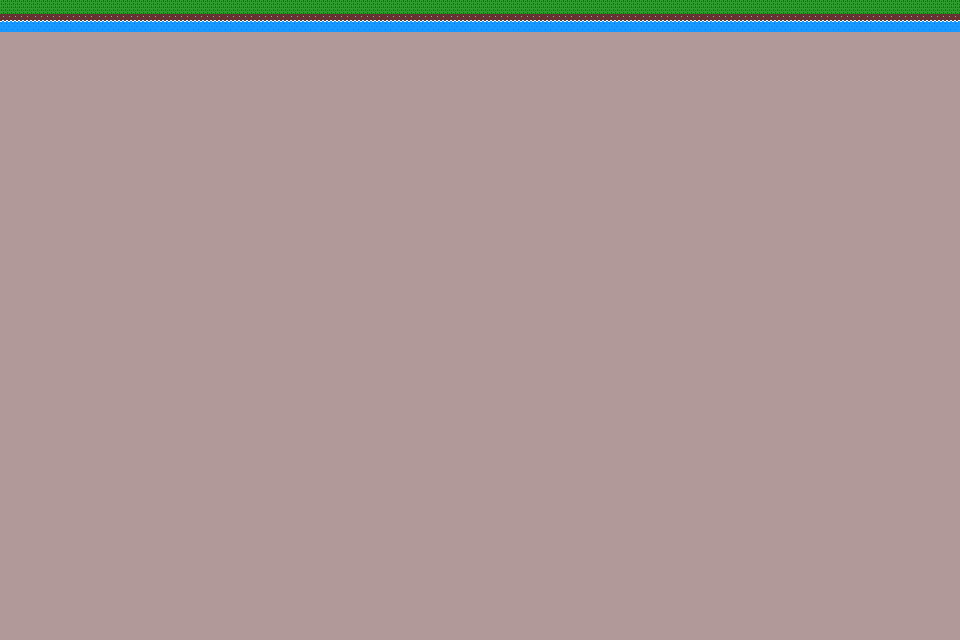

The image is a tile-based game level rendered from a .tmx file. Its description and complete source (layers, tilesets, objects, tile grids) follow:
An orthogonal 30x20 tile map with 32x32 px tiles, 1 tile layer (Tile Layer 1), 2 tilesets and 10 objects.

<map version="1.8" tiledversion="1.8.4" orientation="orthogonal" renderorder="right-down" width="30" height="20" tilewidth="32" tileheight="32" infinite="0" nextlayerid="6" nextobjectid="12">
 <editorsettings>
  <export target="landscapeMode.lua" format="lua" />
 </editorsettings>
 <tileset firstgid="1" name="landscapeMode-background" tilewidth="32" tileheight="32" tilecount="150" columns="10">
  <image source="landscapeMode-background.png" width="320" height="480" />
  <tile id="0">
   <objectgroup draworder="index" id="2">
    <object id="1" x="8.86762" y="14.992">
     <polygon points="0,0 5.99681,-7.01754 13.0144,-2.23285 10.5901,11.4833 0.510367,10.0797" />
    </object>
   </objectgroup>
  </tile>
 </tileset>
 <tileset firstgid="151" name="numbers" tilewidth="32" tileheight="32" tilecount="60" columns="60">
  <image source="numbers.png" width="1920" height="32" />
 </tileset>
 <layer id="1" name="Tile Layer 1" width="30" height="20">
  <data encoding="csv">
1,1,1,1,1,1,1,1,1,1,1,1,1,1,1,1,1,1,1,1,1,1,1,1,1,1,1,1,1,1,
3,3,3,3,3,3,3,3,3,3,3,3,3,3,3,3,3,3,3,3,3,3,3,3,3,3,3,3,3,3,
3,3,3,3,3,3,3,3,3,3,3,3,3,3,3,3,3,3,3,3,3,3,3,3,3,3,3,3,3,3,
3,3,3,3,3,3,3,3,3,3,3,3,3,3,3,3,3,3,3,3,3,3,3,3,3,3,3,3,3,3,
3,3,3,3,3,3,3,3,3,3,3,3,3,3,3,3,3,3,3,3,3,3,3,3,3,3,3,3,3,3,
3,3,3,3,3,3,3,3,3,3,3,3,3,3,3,3,3,3,3,3,3,3,3,3,3,3,3,3,3,3,
3,3,3,3,3,3,3,3,3,3,3,3,3,3,3,3,3,3,3,3,3,3,3,3,3,3,3,3,3,3,
3,3,3,3,3,3,3,3,3,3,3,3,3,3,3,3,3,3,3,3,3,3,3,3,3,3,3,3,3,3,
3,3,3,3,3,3,3,3,3,3,3,3,3,3,3,3,3,3,3,3,3,3,3,3,3,3,3,3,3,3,
3,3,3,3,3,3,3,3,3,3,3,3,3,3,3,3,3,3,3,3,3,3,3,3,3,3,3,3,3,3,
3,3,3,3,3,3,3,3,3,3,3,3,3,3,3,3,3,3,3,3,3,3,3,3,3,3,3,3,3,3,
3,3,3,3,3,3,3,3,3,3,3,3,3,3,3,3,3,3,3,3,3,3,3,3,3,3,3,3,3,3,
3,3,3,3,3,3,3,3,3,3,3,3,3,3,3,3,3,3,3,3,3,3,3,3,3,3,3,3,3,3,
3,3,3,3,3,3,3,3,3,3,3,3,3,3,3,3,3,3,3,3,3,3,3,3,3,3,3,3,3,3,
3,3,3,3,3,3,3,3,3,3,3,3,3,3,3,3,3,3,3,3,3,3,3,3,3,3,3,3,3,3,
3,3,3,3,3,3,3,3,3,3,3,3,3,3,3,3,3,3,3,3,3,3,3,3,3,3,3,3,3,3,
3,3,3,3,3,3,3,3,3,3,3,3,3,3,3,3,3,3,3,3,3,3,3,3,3,3,3,3,3,3,
3,3,3,3,3,3,3,3,3,3,3,3,3,3,3,3,3,3,3,3,3,3,3,3,3,3,3,3,3,3,
3,3,3,3,3,3,3,3,3,3,3,3,3,3,3,3,3,3,3,3,3,3,3,3,3,3,3,3,3,3,
3,3,3,3,3,3,3,3,3,3,3,3,3,3,3,3,3,3,3,3,3,3,3,3,3,3,3,3,3,3
</data>
 </layer>
 <objectgroup id="5" name="Object Layer 1">
  <object id="1" gid="2" x="47" y="51" width="32" height="32" />
  <object id="2" gid="151" x="63" y="126" width="32" height="32" />
  <object id="4" gid="152" x="189" y="98" width="32" height="32" />
  <object id="5" gid="152" x="205" y="236" width="32" height="32" />
  <object id="6" gid="152" x="66" y="322" width="32" height="32" />
  <object id="7" gid="152" x="391" y="159" width="32" height="32" />
  <object id="9" gid="153" x="129" y="162" width="32" height="32" />
  <object id="10" gid="153" x="32" y="194" width="32" height="32" />
  <object id="11" gid="153" x="258" y="160" width="32" height="32" />
 </objectgroup>
</map>
